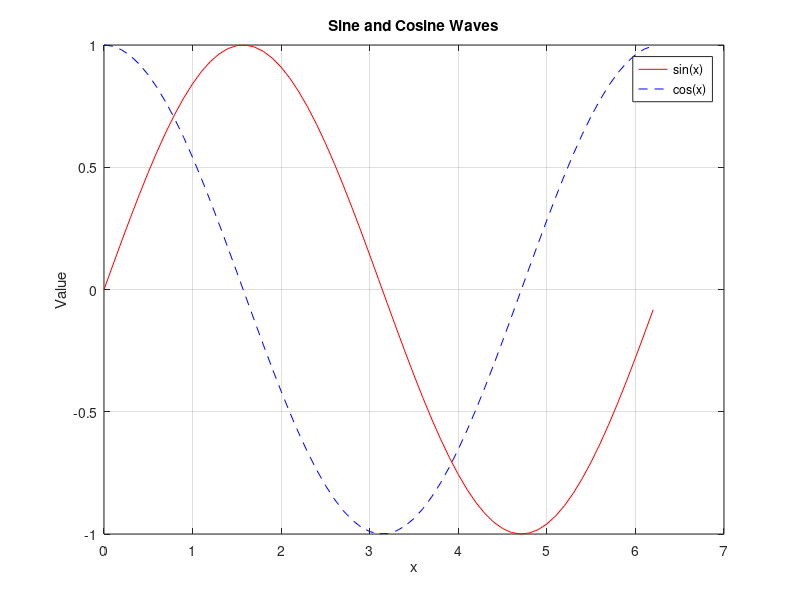

Write MATLAB code to recreate this figure.
x = 0:0.1:2*pi;
y1 = sin(x);
y2 = cos(x);

plot(x, y1, 'r', x, y2, 'b--');
legend('sin(x)', 'cos(x)');
title('Sine and Cosine Waves');
xlabel('x'); ylabel('Value');
grid on;
